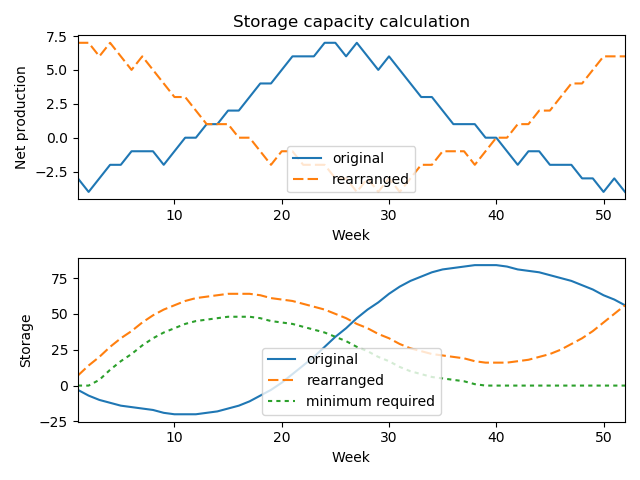

Write Python code to recreate this figure.
"""plot graphs for paper"""

import pandas as pd
import matplotlib.pyplot as plt
import seaborn

df = pd.read_excel('data_for_paper.xlsx', index_col='Week')
plt.subplot(2, 1, 1)
df['Net production'].plot(label='original')
df['Reordered net production'].plot(label='rearranged', dashes=[5, 2, 5, 2])
plt.ylabel('Net production')
plt.legend(loc='lower center')
plt.title('Storage capacity calculation')
plt.subplot(2, 1, 2)
df['Storage'].plot(label='original')
df['Reordered storage'].plot(label='rearranged', dashes=[5, 2, 5, 2])
df['Minimum storage'].plot(label='minimum required', dashes=[2, 2, 2, 2])
plt.ylabel('Storage')
plt.legend(loc='lower center')
plt.tight_layout()
plt.savefig('plot.png')
plt.show()
